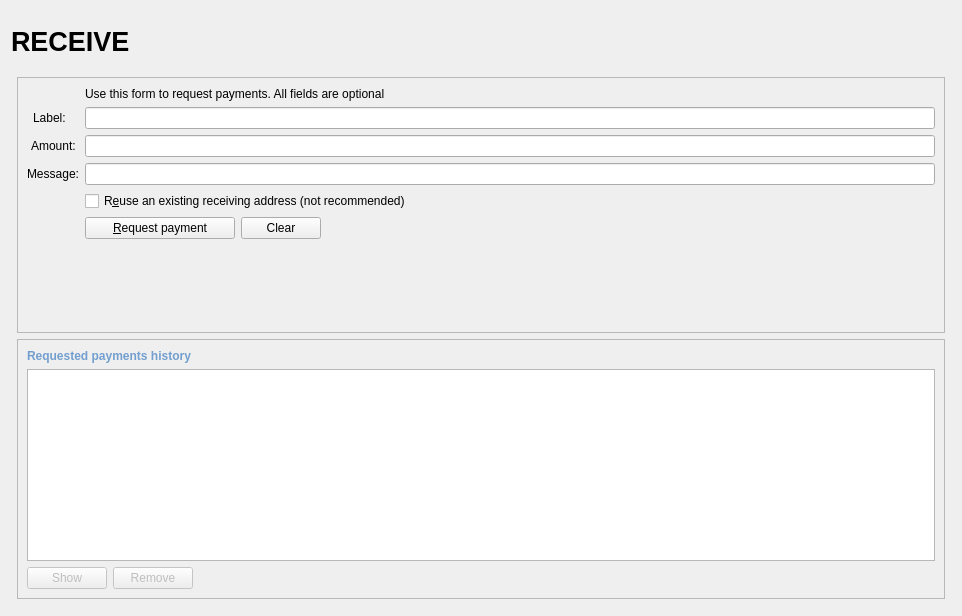
<?xml version="1.0" encoding="UTF-8"?>
<ui version="4.0">
 <class>ReceiveCoinsDialog</class>
 <widget class="QWidget" name="ReceiveCoinsDialog">
  <property name="geometry">
   <rect>
    <x>0</x>
    <y>0</y>
    <width>962</width>
    <height>616</height>
   </rect>
  </property>
  <layout class="QVBoxLayout" name="verticalLayout" stretch="0">
   <item>
    <layout class="QVBoxLayout" name="verticalLayout_Master" stretch="0,1">
     <property name="spacing">
      <number>0</number>
     </property>
     <item>
      <widget class="QFrame" name="frame_Header">
       <layout class="QVBoxLayout" name="verticalLayout_8">
        <property name="leftMargin">
         <number>0</number>
        </property>
        <property name="topMargin">
         <number>0</number>
        </property>
        <property name="rightMargin">
         <number>0</number>
        </property>
        <property name="bottomMargin">
         <number>0</number>
        </property>
        <item>
         <layout class="QHBoxLayout" name="horizontalLayout_Header" stretch="1,0,1">
          <item>
           <widget class="QLabel" name="labelOverviewHeaderLeft">
            <property name="minimumSize">
             <size>
              <width>464</width>
              <height>60</height>
             </size>
            </property>
            <property name="maximumSize">
             <size>
              <width>16777215</width>
              <height>60</height>
             </size>
            </property>
            <property name="font">
             <font>
              <pointsize>20</pointsize>
              <weight>75</weight>
              <bold>true</bold>
             </font>
            </property>
            <property name="text">
             <string>RECEIVE</string>
            </property>
           </widget>
          </item>
          <item>
           <spacer name="horizontalSpacer_3">
            <property name="orientation">
             <enum>Qt::Horizontal</enum>
            </property>
            <property name="sizeHint" stdset="0">
             <size>
              <width>40</width>
              <height>20</height>
             </size>
            </property>
           </spacer>
          </item>
          <item>
           <widget class="QLabel" name="labelOverviewHeaderRight">
            <property name="minimumSize">
             <size>
              <width>464</width>
              <height>60</height>
             </size>
            </property>
            <property name="maximumSize">
             <size>
              <width>16777215</width>
              <height>60</height>
             </size>
            </property>
            <property name="font">
             <font>
              <pointsize>14</pointsize>
             </font>
            </property>
            <property name="text">
             <string/>
            </property>
            <property name="alignment">
             <set>Qt::AlignRight|Qt::AlignTrailing|Qt::AlignVCenter</set>
            </property>
           </widget>
          </item>
         </layout>
        </item>
       </layout>
      </widget>
     </item>
     <item>
      <widget class="QFrame" name="frame_BG">
       <layout class="QVBoxLayout" name="verticalLayout_5">
        <property name="leftMargin">
         <number>6</number>
        </property>
        <property name="topMargin">
         <number>6</number>
        </property>
        <property name="rightMargin">
         <number>6</number>
        </property>
        <property name="bottomMargin">
         <number>6</number>
        </property>
        <item>
         <widget class="QFrame" name="frame2">
          <property name="sizePolicy">
           <sizepolicy hsizetype="Preferred" vsizetype="Expanding">
            <horstretch>0</horstretch>
            <verstretch>0</verstretch>
           </sizepolicy>
          </property>
          <property name="frameShape">
           <enum>QFrame::StyledPanel</enum>
          </property>
          <property name="frameShadow">
           <enum>QFrame::Sunken</enum>
          </property>
          <layout class="QVBoxLayout" name="verticalLayout_3">
           <item>
            <layout class="QGridLayout" name="gridLayout">
             <item row="7" column="2">
              <widget class="QCheckBox" name="reuseAddress">
               <property name="toolTip">
                <string>Reuse one of the previously used receiving addresses.&lt;br&gt;Reusing addresses has security and privacy issues.&lt;br&gt;Do not use this unless re-generating a payment request made before.</string>
               </property>
               <property name="text">
                <string>R&amp;euse an existing receiving address (not recommended)</string>
               </property>
              </widget>
             </item>
             <item row="7" column="0">
              <widget class="QLabel" name="label_4">
               <property name="text">
                <string/>
               </property>
              </widget>
             </item>
             <item row="6" column="0">
              <widget class="QLabel" name="label_3">
               <property name="toolTip">
                <string>An optional message to attach to the payment request, which will be displayed when the request is opened. Note: The message will not be sent with the payment over the GoldenTrillionCash network.</string>
               </property>
               <property name="text">
                <string>Message:</string>
               </property>
               <property name="alignment">
                <set>Qt::AlignRight|Qt::AlignTrailing|Qt::AlignVCenter</set>
               </property>
               <property name="buddy">
                <cstring>reqMessage</cstring>
               </property>
              </widget>
             </item>
             <item row="4" column="2">
              <widget class="QLineEdit" name="reqLabel">
               <property name="toolTip">
                <string>An optional label to associate with the new receiving address.</string>
               </property>
              </widget>
             </item>
             <item row="6" column="2">
              <widget class="QLineEdit" name="reqMessage">
               <property name="toolTip">
                <string>An optional message to attach to the payment request, which will be displayed when the request is opened.&lt;br&gt;Note: The message will not be sent with the payment over the GoldenTrillionCash network.</string>
               </property>
              </widget>
             </item>
             <item row="2" column="2">
              <widget class="QLabel" name="label_5">
               <property name="text">
                <string>Use this form to request payments. All fields are optional</string>
               </property>
              </widget>
             </item>
             <item row="4" column="0">
              <widget class="QLabel" name="label_2">
               <property name="toolTip">
                <string>An optional label to associate with the new receiving address.</string>
               </property>
               <property name="text">
                <string>Label:    </string>
               </property>
               <property name="alignment">
                <set>Qt::AlignRight|Qt::AlignTrailing|Qt::AlignVCenter</set>
               </property>
               <property name="buddy">
                <cstring>reqLabel</cstring>
               </property>
              </widget>
             </item>
             <item row="5" column="0">
              <widget class="QLabel" name="label">
               <property name="toolTip">
                <string>An optional amount to request. Leave this empty or zero to not request a specific amount.</string>
               </property>
               <property name="text">
                <string>&lt;html&gt;&lt;head/&gt;&lt;body&gt;&lt;p&gt;Amount: &lt;/p&gt;&lt;/body&gt;&lt;/html&gt;</string>
               </property>
               <property name="alignment">
                <set>Qt::AlignRight|Qt::AlignTrailing|Qt::AlignVCenter</set>
               </property>
               <property name="buddy">
                <cstring>reqAmount</cstring>
               </property>
              </widget>
             </item>
             <item row="5" column="2">
              <widget class="BitcoinAmountField" name="reqAmount">
               <property name="minimumSize">
                <size>
                 <width>80</width>
                 <height>0</height>
                </size>
               </property>
               <property name="toolTip">
                <string>An optional amount to request. Leave this empty or zero to not request a specific amount.</string>
               </property>
              </widget>
             </item>
             <item row="8" column="0">
              <widget class="QLabel" name="label_7">
               <property name="text">
                <string/>
               </property>
              </widget>
             </item>
             <item row="8" column="2">
              <layout class="QHBoxLayout" name="horizontalLayout">
               <item>
                <widget class="QPushButton" name="receiveButton">
                 <property name="minimumSize">
                  <size>
                   <width>150</width>
                   <height>0</height>
                  </size>
                 </property>
                 <property name="text">
                  <string>&amp;Request payment</string>
                 </property>
                 <property name="icon">
                  <iconset resource="../GoldenTrillionCash.qrc">
                   <normaloff>:/icons/receiving_addresses</normaloff>:/icons/receiving_addresses</iconset>
                 </property>
                </widget>
               </item>
               <item>
                <widget class="QPushButton" name="clearButton">
                 <property name="sizePolicy">
                  <sizepolicy hsizetype="Minimum" vsizetype="Fixed">
                   <horstretch>0</horstretch>
                   <verstretch>0</verstretch>
                  </sizepolicy>
                 </property>
                 <property name="toolTip">
                  <string>Clear all fields of the form.</string>
                 </property>
                 <property name="text">
                  <string>Clear</string>
                 </property>
                 <property name="icon">
                  <iconset resource="../GoldenTrillionCash.qrc">
                   <normaloff>:/icons/remove</normaloff>:/icons/remove</iconset>
                 </property>
                 <property name="autoDefault">
                  <bool>false</bool>
                 </property>
                </widget>
               </item>
               <item>
                <spacer name="horizontalSpacer">
                 <property name="orientation">
                  <enum>Qt::Horizontal</enum>
                 </property>
                 <property name="sizeHint" stdset="0">
                  <size>
                   <width>40</width>
                   <height>20</height>
                  </size>
                 </property>
                </spacer>
               </item>
              </layout>
             </item>
             <item row="9" column="2">
              <spacer name="verticalSpacer">
               <property name="orientation">
                <enum>Qt::Vertical</enum>
               </property>
               <property name="sizeHint" stdset="0">
                <size>
                 <width>20</width>
                 <height>40</height>
                </size>
               </property>
              </spacer>
             </item>
            </layout>
           </item>
          </layout>
         </widget>
        </item>
        <item>
         <widget class="QFrame" name="frame">
          <property name="sizePolicy">
           <sizepolicy hsizetype="Preferred" vsizetype="Expanding">
            <horstretch>0</horstretch>
            <verstretch>0</verstretch>
           </sizepolicy>
          </property>
          <property name="frameShape">
           <enum>QFrame::StyledPanel</enum>
          </property>
          <property name="frameShadow">
           <enum>QFrame::Raised</enum>
          </property>
          <layout class="QVBoxLayout" name="verticalLayout_2">
           <item>
            <widget class="QLabel" name="label_6">
             <property name="font">
              <font>
               <weight>75</weight>
               <bold>true</bold>
              </font>
             </property>
             <property name="text">
              <string>&lt;html&gt;&lt;head/&gt;&lt;body&gt;&lt;p&gt;&lt;span style=&quot; color:#729fcf;&quot;&gt;Requested payments history&lt;/span&gt;&lt;/p&gt;&lt;/body&gt;&lt;/html&gt;</string>
             </property>
            </widget>
           </item>
           <item>
            <widget class="QTableView" name="recentRequestsView">
             <property name="palette">
              <palette>
               <active>
                <colorrole role="Text">
                 <brush brushstyle="SolidPattern">
                  <color alpha="255">
                   <red>51</red>
                   <green>51</green>
                   <blue>51</blue>
                  </color>
                 </brush>
                </colorrole>
               </active>
               <inactive>
                <colorrole role="Text">
                 <brush brushstyle="SolidPattern">
                  <color alpha="255">
                   <red>51</red>
                   <green>51</green>
                   <blue>51</blue>
                  </color>
                 </brush>
                </colorrole>
               </inactive>
               <disabled>
                <colorrole role="Text">
                 <brush brushstyle="SolidPattern">
                  <color alpha="255">
                   <red>85</red>
                   <green>85</green>
                   <blue>85</blue>
                  </color>
                 </brush>
                </colorrole>
               </disabled>
              </palette>
             </property>
             <property name="contextMenuPolicy">
              <enum>Qt::CustomContextMenu</enum>
             </property>
             <property name="tabKeyNavigation">
              <bool>false</bool>
             </property>
             <property name="sortingEnabled">
              <bool>true</bool>
             </property>
            </widget>
           </item>
           <item>
            <layout class="QHBoxLayout" name="horizontalLayout_2">
             <item>
              <widget class="QPushButton" name="showRequestButton">
               <property name="enabled">
                <bool>false</bool>
               </property>
               <property name="toolTip">
                <string>Show the selected request (does the same as double clicking an entry)</string>
               </property>
               <property name="text">
                <string>Show</string>
               </property>
               <property name="icon">
                <iconset resource="../GoldenTrillionCash.qrc">
                 <normaloff>:/icons/edit</normaloff>:/icons/edit</iconset>
               </property>
               <property name="autoDefault">
                <bool>false</bool>
               </property>
              </widget>
             </item>
             <item>
              <widget class="QPushButton" name="removeRequestButton">
               <property name="enabled">
                <bool>false</bool>
               </property>
               <property name="toolTip">
                <string>Remove the selected entries from the list</string>
               </property>
               <property name="text">
                <string>Remove</string>
               </property>
               <property name="icon">
                <iconset resource="../GoldenTrillionCash.qrc">
                 <normaloff>:/icons/remove</normaloff>:/icons/remove</iconset>
               </property>
               <property name="autoDefault">
                <bool>false</bool>
               </property>
              </widget>
             </item>
             <item>
              <spacer name="horizontalSpacer_2">
               <property name="orientation">
                <enum>Qt::Horizontal</enum>
               </property>
               <property name="sizeHint" stdset="0">
                <size>
                 <width>40</width>
                 <height>20</height>
                </size>
               </property>
              </spacer>
             </item>
            </layout>
           </item>
          </layout>
         </widget>
        </item>
       </layout>
      </widget>
     </item>
    </layout>
   </item>
  </layout>
 </widget>
 <customwidgets>
  <customwidget>
   <class>BitcoinAmountField</class>
   <extends>QLineEdit</extends>
   <header>bitcoinamountfield.h</header>
   <container>1</container>
  </customwidget>
 </customwidgets>
 <tabstops>
  <tabstop>reqLabel</tabstop>
  <tabstop>reqAmount</tabstop>
  <tabstop>reqMessage</tabstop>
  <tabstop>reuseAddress</tabstop>
  <tabstop>receiveButton</tabstop>
  <tabstop>clearButton</tabstop>
  <tabstop>recentRequestsView</tabstop>
  <tabstop>showRequestButton</tabstop>
  <tabstop>removeRequestButton</tabstop>
 </tabstops>
 <resources>
  <include location="../GoldenTrillionCash.qrc"/>
 </resources>
 <connections/>
</ui>
